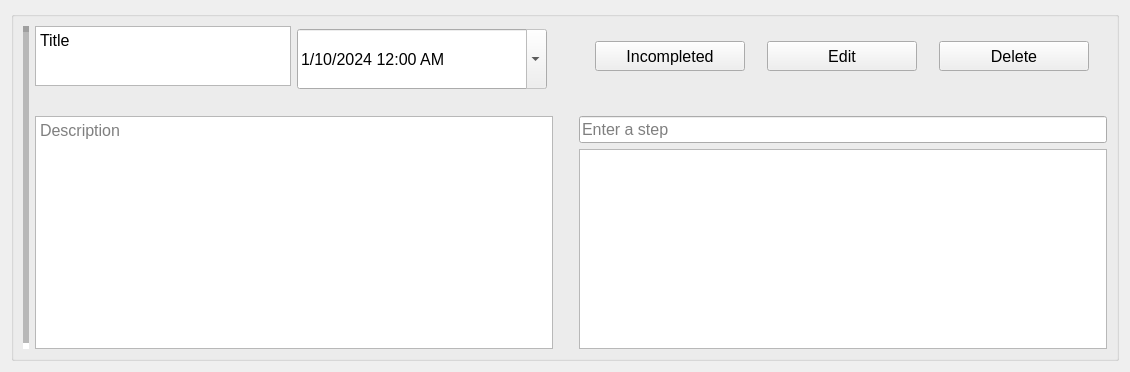
<?xml version="1.0" encoding="UTF-8"?>
<ui version="4.0">
 <class>Form</class>
 <widget class="QWidget" name="Form">
  <property name="geometry">
   <rect>
    <x>0</x>
    <y>0</y>
    <width>1130</width>
    <height>372</height>
   </rect>
  </property>
  <property name="windowTitle">
   <string>Form</string>
  </property>
  <property name="layoutDirection">
   <enum>Qt::LeftToRight</enum>
  </property>
  <layout class="QHBoxLayout" name="horizontalLayout">
   <item>
    <widget class="QGroupBox" name="taskGroupBox">
     <property name="sizePolicy">
      <sizepolicy hsizetype="Expanding" vsizetype="Expanding">
       <horstretch>0</horstretch>
       <verstretch>0</verstretch>
      </sizepolicy>
     </property>
     <property name="maximumSize">
      <size>
       <width>16777215</width>
       <height>380</height>
      </size>
     </property>
     <property name="font">
      <font>
       <pointsize>12</pointsize>
      </font>
     </property>
     <property name="title">
      <string/>
     </property>
     <layout class="QGridLayout" name="gridLayout" columnstretch="0,0,0,0,0,0,0,0">
      <item row="0" column="7">
       <layout class="QHBoxLayout" name="horizontalLayout_2">
        <item>
         <widget class="QToolButton" name="taskCompletetoolButton">
          <property name="minimumSize">
           <size>
            <width>150</width>
            <height>30</height>
           </size>
          </property>
          <property name="maximumSize">
           <size>
            <width>150</width>
            <height>30</height>
           </size>
          </property>
          <property name="cursor">
           <cursorShape>PointingHandCursor</cursorShape>
          </property>
          <property name="text">
           <string>Incompleted</string>
          </property>
         </widget>
        </item>
        <item>
         <widget class="QPushButton" name="taskEditPushButton">
          <property name="minimumSize">
           <size>
            <width>150</width>
            <height>30</height>
           </size>
          </property>
          <property name="maximumSize">
           <size>
            <width>150</width>
            <height>30</height>
           </size>
          </property>
          <property name="cursor">
           <cursorShape>PointingHandCursor</cursorShape>
          </property>
          <property name="text">
           <string>Edit</string>
          </property>
         </widget>
        </item>
        <item>
         <widget class="QPushButton" name="taskDeletePushButton">
          <property name="minimumSize">
           <size>
            <width>150</width>
            <height>30</height>
           </size>
          </property>
          <property name="maximumSize">
           <size>
            <width>150</width>
            <height>30</height>
           </size>
          </property>
          <property name="cursor">
           <cursorShape>PointingHandCursor</cursorShape>
          </property>
          <property name="text">
           <string>Delete</string>
          </property>
         </widget>
        </item>
       </layout>
      </item>
      <item row="0" column="0" rowspan="6">
       <widget class="Line" name="taskPriorityLine">
        <property name="minimumSize">
         <size>
          <width>6</width>
          <height>0</height>
         </size>
        </property>
        <property name="maximumSize">
         <size>
          <width>16777215</width>
          <height>16777215</height>
         </size>
        </property>
        <property name="styleSheet">
         <string notr="true">/*color: #2e86c1;  */       /* Line color */
/*width: 6px;         */   /* Line width */
/*border: 6px solid #2e86c1;*/</string>
        </property>
        <property name="lineWidth">
         <number>6</number>
        </property>
        <property name="midLineWidth">
         <number>6</number>
        </property>
        <property name="orientation">
         <enum>Qt::Vertical</enum>
        </property>
       </widget>
      </item>
      <item row="0" column="1">
       <layout class="QHBoxLayout" name="taskQHBoxLayout">
        <item>
         <widget class="QPlainTextEdit" name="taskTitlePlainTextEdit">
          <property name="sizePolicy">
           <sizepolicy hsizetype="Fixed" vsizetype="Minimum">
            <horstretch>0</horstretch>
            <verstretch>0</verstretch>
           </sizepolicy>
          </property>
          <property name="maximumSize">
           <size>
            <width>16777215</width>
            <height>60</height>
           </size>
          </property>
          <property name="font">
           <font>
            <pointsize>12</pointsize>
           </font>
          </property>
          <property name="cursor" stdset="0">
           <cursorShape>IBeamCursor</cursorShape>
          </property>
          <property name="lineWidth">
           <number>1</number>
          </property>
          <property name="sizeAdjustPolicy">
           <enum>QAbstractScrollArea::AdjustIgnored</enum>
          </property>
          <property name="readOnly">
           <bool>true</bool>
          </property>
          <property name="plainText">
           <string>Title</string>
          </property>
          <property name="cursorWidth">
           <number>1</number>
          </property>
          <property name="placeholderText">
           <string>Title</string>
          </property>
         </widget>
        </item>
       </layout>
      </item>
      <item row="5" column="1" colspan="3">
       <widget class="QPlainTextEdit" name="taskDescPlainTextEdit">
        <property name="maximumSize">
         <size>
          <width>16777215</width>
          <height>300</height>
         </size>
        </property>
        <property name="font">
         <font>
          <pointsize>12</pointsize>
         </font>
        </property>
        <property name="cursor" stdset="0">
         <cursorShape>IBeamCursor</cursorShape>
        </property>
        <property name="lineWidth">
         <number>1</number>
        </property>
        <property name="sizeAdjustPolicy">
         <enum>QAbstractScrollArea::AdjustIgnored</enum>
        </property>
        <property name="readOnly">
         <bool>true</bool>
        </property>
        <property name="cursorWidth">
         <number>1</number>
        </property>
        <property name="placeholderText">
         <string>Description</string>
        </property>
       </widget>
      </item>
      <item row="0" column="2" rowspan="2">
       <widget class="QDateTimeEdit" name="taskDateTimeEdit">
        <property name="minimumSize">
         <size>
          <width>250</width>
          <height>60</height>
         </size>
        </property>
        <property name="maximumSize">
         <size>
          <width>250</width>
          <height>60</height>
         </size>
        </property>
        <property name="cursor">
         <cursorShape>PointingHandCursor</cursorShape>
        </property>
        <property name="readOnly">
         <bool>true</bool>
        </property>
        <property name="dateTime">
         <datetime>
          <hour>0</hour>
          <minute>0</minute>
          <second>0</second>
          <year>2024</year>
          <month>10</month>
          <day>1</day>
         </datetime>
        </property>
        <property name="currentSection">
         <enum>QDateTimeEdit::DaySection</enum>
        </property>
        <property name="displayFormat">
         <string>d/M/yyyy h:mm AP</string>
        </property>
        <property name="calendarPopup">
         <bool>true</bool>
        </property>
       </widget>
      </item>
      <item row="5" column="4">
       <spacer name="horizontalSpacer">
        <property name="orientation">
         <enum>Qt::Horizontal</enum>
        </property>
        <property name="sizeType">
         <enum>QSizePolicy::Fixed</enum>
        </property>
        <property name="sizeHint" stdset="0">
         <size>
          <width>20</width>
          <height>0</height>
         </size>
        </property>
       </spacer>
      </item>
      <item row="5" column="7">
       <layout class="QVBoxLayout" name="verticalLayout">
        <item>
         <widget class="QLineEdit" name="stepInput">
          <property name="maximumSize">
           <size>
            <width>550</width>
            <height>30</height>
           </size>
          </property>
          <property name="text">
           <string/>
          </property>
          <property name="placeholderText">
           <string>Enter a step</string>
          </property>
         </widget>
        </item>
        <item>
         <widget class="QListWidget" name="stepsListWidget">
          <property name="maximumSize">
           <size>
            <width>550</width>
            <height>16777215</height>
           </size>
          </property>
         </widget>
        </item>
       </layout>
      </item>
     </layout>
    </widget>
   </item>
  </layout>
 </widget>
 <resources/>
 <connections/>
</ui>
